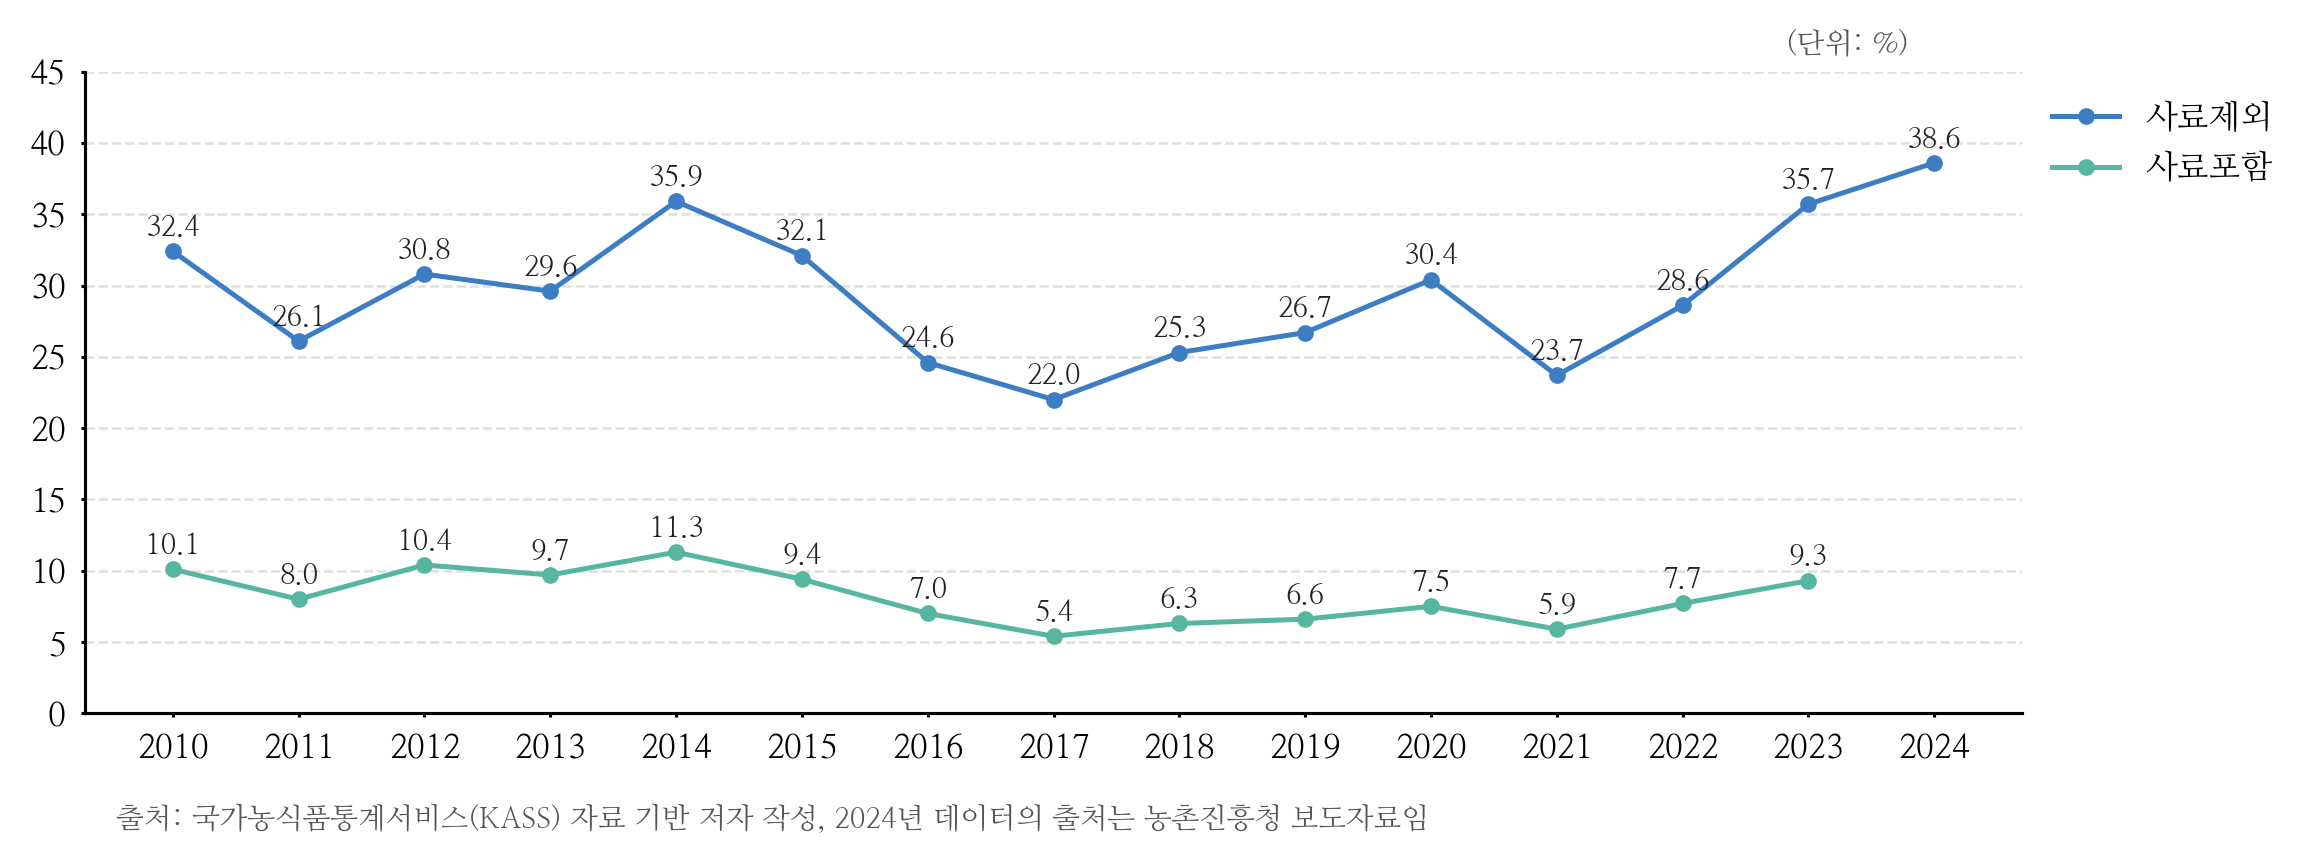

Here is the Python script that generated this plot:
import matplotlib as mpl
import matplotlib.pyplot as plt
from matplotlib import font_manager
import numpy as np
import pandas as pd

### 폰트
font_path = "/usr/share/fonts/truetype/nanum/NanumMyeongjo.ttf"
font_manager.fontManager.addfont(font_path)
mpl.rc("font", family="NanumMyeongjo")
mpl.rcParams["axes.unicode_minus"] = False

### 디자인
pt = 1 / 72
mpl.rcParams.update({
    "figure.figsize": (600 * pt, 200 * pt),
    "font.size": 9, "axes.titlesize": 11, "axes.labelsize": 9,
    "xtick.labelsize": 8, "ytick.labelsize": 8,
    "legend.fontsize": 8, "lines.linewidth": 0.75, "axes.linewidth": 0.75,
    "xtick.major.width": 0.75, "ytick.major.width": 0.75,
    "xtick.major.size": 1, "ytick.major.size": 1,
})

colors = [
    "#3C7DC3", "#56B6A0", "#B97C2A",
    "#8C3F1F", "#0F0F70", "#274B97"
]

### 데이터 입력
csv_file = f"/home/user/문서/workspace/python/graph/data/콩_자급률.csv"
df = pd.read_csv(csv_file, encoding="utf-8").convert_dtypes()

### 컬럼 자동 인식
y_cols = [c for c in df.columns if c != "시점"]

### x축
df["시점"] = pd.to_datetime(df["시점"], format="%Y")
x = df["시점"].values
idx = np.arange(len(x))


### 그래프
fig, ax = plt.subplots()

for i, col in enumerate(y_cols):
    y = df[col].astype("Float64").values
    ax.plot(idx, y,
            marker="o", markersize=3,
            color=colors[i % len(colors)],
            linewidth=1.2,
            label=col)

    # 데이터 라벨
    for j, v in enumerate(y):
        if pd.notna(v):
            ax.annotate(
                f"{v:.1f}",
                (idx[j], v),
                xytext=(0, 2),
                textcoords="offset points",
                ha="center", va="bottom",
                fontsize=7, color="#222"
            )

### x축 표시
ax.set_xticks(idx)
ax.set_xticklabels(df["시점"].dt.strftime("%Y"))

### y축 자동 설정
y_data = df[y_cols].astype(float).values
y_min = 0
y_max = np.nanmax(y_data) * 1.15   # 15% 여유
step = 5
ax.set_yticks(np.arange(y_min, y_max + step, step))


### 그리드 / 스파인
ax.grid(axis="y", linestyle="--", linewidth=0.6, alpha=0.4)
ax.spines["top"].set_visible(False)
ax.spines["right"].set_visible(False)

### 레전드
ax.legend(bbox_to_anchor=(1.0, 1.0), frameon=False)

### 출처 텍스트
fig.text(
    0.4, 0,
    "출처: 국가농식품통계서비스(KASS) 자료 기반 저자 작성, 2024년 데이터의 출처는 농촌진흥청 보도자료임",
    ha="center", va="top",
    fontsize=7, color="#555"
)

### 단위 텍스트
fig.text(
    0.83, 0.93,
    "(단위: %)",
    ha="center", va="top",
    fontsize=7, color="#555"
)

### 저장


pic_name = "콩_자급률_라인그래프"
save_path = f"/home/user/문서/workspace/python/graph/image"

sample_file = f"/home/user/문서/workspace/python/temp/chart.png"

# # sample
# mpl.use("Agg")
# fig.savefig(f"{sample_file}", dpi=300, bbox_inches="tight")
# plt.close(fig)


# # PNG 저장
# mpl.use("Agg")
# fig.savefig(f"{save_path}/{pic_name}.png", dpi=300, bbox_inches="tight")
# plt.close(fig)

# ----- OR -----

# # PGF 저장
# mpl.use("pgf")
# fig.savefig(f"{save_path}/{pic_name}.pgf")
# plt.close(fig)
